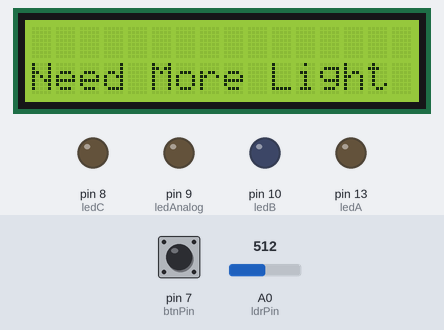
Recording of a sketch running on a simulated Arduino Uno, built with avr-gcc and run on an emulated ATmega328P. Shown: 16×2 character LCD, output pins drawn as LEDs (lit = HIGH). Inputs (shaded band) come from the test bench; at power-on: A0 (ldrPin) = 512, pin 7 (btnPin) HIGH.

Above: at 1.2 s.
1.3 s: A0 (ldrPin) set to 593
2.8 s: A0 (ldrPin) set to 613
At 3.1 s:
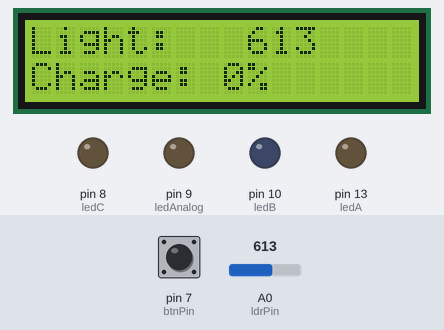
5.8 s: pin 7 (btnPin) pulled LOW for 3.2 s
At 6.2 s:
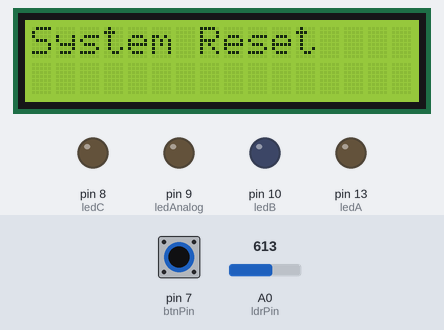
10.5 s: A0 (ldrPin) set to 590
At 11.3 s:
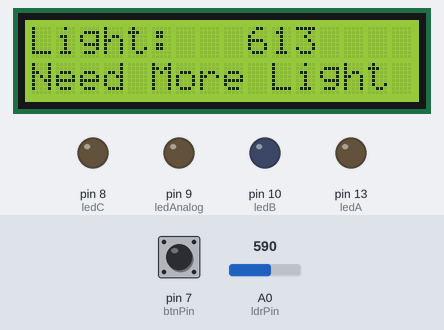
12.0 s: pin 7 (btnPin) pulled LOW for 0.15 s
At 13.0 s:
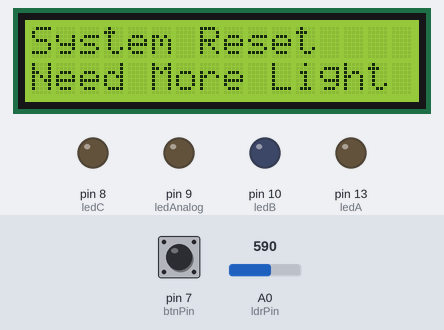
14.0 s: A0 (ldrPin) set to 610
At 15.8 s:
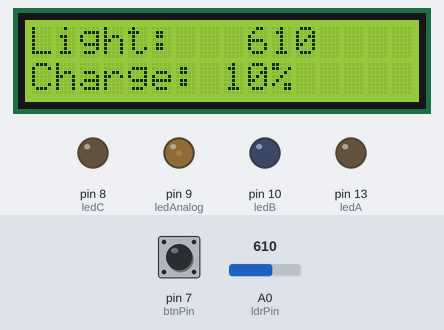
Timing chart, 0 to 22.5 s (numbered marks = the images above; inputs shaded):
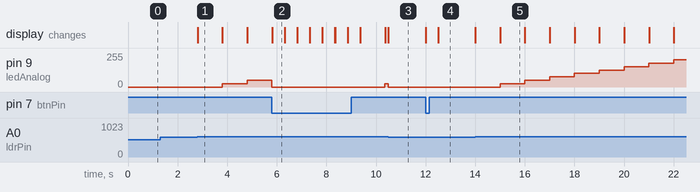

Measured:
- the behaviour switches between 600 and 601 on A0 (ldrPin) (found by bisection; images 0 and 1)
- after the input at 1.3 s, every drawn part: stays the same
- after the input at 2.8 s, pin 9 (ledAnalog): 0/255 → 25/255 after 1.0 s, → 51/255 1.0 s later; the display: changes at once (image 1)
- after the input at 5.8 s, the display: changes at once (image 2)
- after the input at 10.5 s, pin 9 (ledAnalog): 25/255 → 0/255 at once; the display: changes at once (image 3)
- after the input at 12.0 s, the display: first changes at once (image 4 shows a later state)
- after the input at 14.0 s, pin 9 (ledAnalog): moves from 0/255 to 204/255 over 7.0 s, starting after 1.0 s; the display: first changes at once (image 5 shows a later state)
- what the display in image 1 shows lasts 1.0 s, from 2.8 s to 3.8 s

The sketch:

Assignment-9.ino
```cpp
#include <LiquidCrystal.h>

// RS, E, D4, D5, D6, D7
LiquidCrystal lcd(12, 11, 5, 4, 3, 2);

const int ldrPin = A0;
const int btnPin = 7;     // Button
const int ledAnalog = 9;  // The fading LED
const int ledA = 13;      // Light show LED
const int ledB = 10;      // Light show LED
const int ledC = 8;       // Light show LED

int threshold = 600;
unsigned long startMs = 0;
bool charging = false;
bool done = false;

void setup() {
  lcd.begin(16, 2);
  pinMode(btnPin, INPUT_PULLUP);
  pinMode(ledAnalog, OUTPUT);
  pinMode(ledA, OUTPUT);
  pinMode(ledB, OUTPUT);
  pinMode(ledC, OUTPUT);
}

void loop() {
  int light = analogRead(ldrPin);

  // Reset logic
  if (digitalRead(btnPin) == LOW) {
    // Set variables to original values
    startMs = 0;
    charging = false;
    done = false;
    // Turn off everything
    digitalWrite(ledA, LOW);
    digitalWrite(ledB, LOW);
    digitalWrite(ledC, LOW);
    analogWrite(ledAnalog, 0);
    lcd.clear();
    lcd.print("System Reset");
    delay(500);
  }

  if (!done) {
    // When light above threshold start counting
    if (light > threshold) {
      if (!charging) {
        startMs = millis();
        charging = true;
      }


      long elapsed = (millis() - startMs) / 1000;
      int progress = map(elapsed, 0, 10, 0, 100);
      progress = constrain(progress, 0, 100);

      // Analog LED gets brighter as time passes
      analogWrite(ledAnalog, map(progress, 0, 100, 0, 255));

      // Print out contents to the LCD
      lcd.setCursor(0, 0);
      lcd.print("Light:   "); lcd.print(light);
      lcd.setCursor(0, 1);
      lcd.print("Charge: "); lcd.print(progress); lcd.print("%     ");
      // Once 10+ seconds of continuous charging has been done set done to true.
      if (elapsed >= 10) done = true;
    }
    else {
      // If light drops, stop charging
      charging = false;
      startMs = 0;
      analogWrite(ledAnalog, 0);
      lcd.setCursor(0, 1);
      lcd.print("Need More Light ");
    }
  }
  else {
    // Light show time
    lcd.setCursor(0, 0);
    lcd.print("FULLY CHARGED!  ");
    lcd.setCursor(0, 1);
    lcd.print("   100 PERCENT  ");

    // Blink Pattern
    digitalWrite(ledA, HIGH); delay(100);
    digitalWrite(ledB, HIGH); delay(100);
    digitalWrite(ledC, HIGH); delay(100);
    digitalWrite(ledA, LOW);  digitalWrite(ledB, LOW); digitalWrite(ledC, LOW);
    delay(100);
  }
}
```
